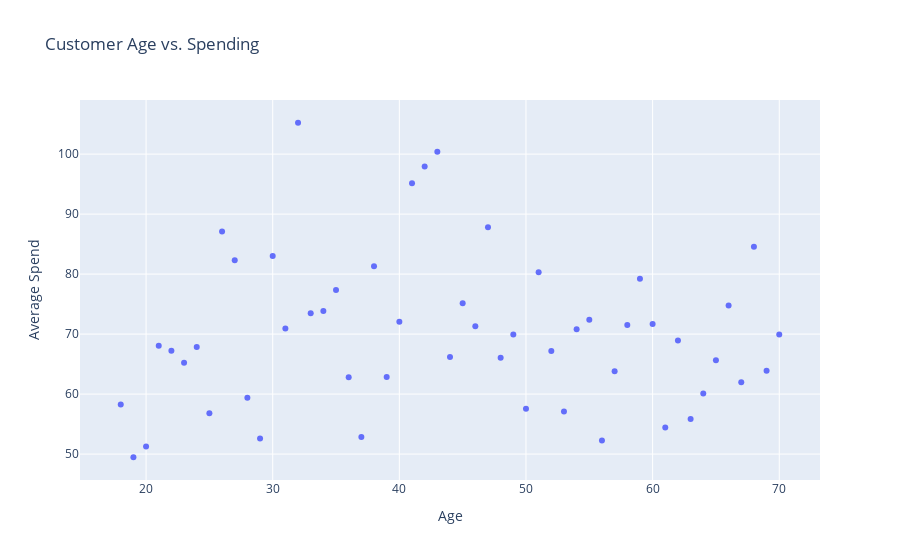

Notebook code cell kept with this figure:
### Code cell
# 6. Age Group with Highest Spending
age_spending = df.groupby('customer_age')['total_sales'].mean().reset_index()
fig7 = px.scatter(age_spending, x='customer_age', y='total_sales', title='Customer Age vs. Spending', labels={'customer_age': 'Age', 'total_sales': 'Average Spend'})
fig7.show()

### Figure 1 — Plotly figure (JSON) as saved in the notebook; plotly's stock layout.template omitted (floating-point values rounded to 4 significant figures)
{"data": [{"hovertemplate": "Age=%{x}<br>Average Spend=%{y}<extra></extra>", "legendgroup": "", "marker": {"color": "#636efa", "symbol": "circle"}, "mode": "markers", "name": "", "orientation": "v", "showlegend": false, "type": "scatter", "x": [18, 19, 20, 21, 22, 23, 24, 25, 26, 27, 28, 29, 30, 31, 32, 33, 34, 35, 36, 37, 38, 39, 40, 41, 42, 43, 44, 45, 46, 47, 48, 49, 50, 51, 52, 53, 54, 55, 56, 57, 58, 59, 60, 61, 62, 63, 64, 65, 66, 67, 68, 69, 70], "xaxis": "x", "y": [58.27, 49.47, 51.28, 68.07, 67.22, 65.21, 67.85, 56.82, 87.12, 82.32, 59.38, 52.59, 83.0, 70.92, 105.2, 73.46, 73.86, 77.37, 62.81, 52.85, 81.33, 62.86, 72.06, 95.15, 97.93, 100.4, 66.19, 75.15, 71.32, 87.79, 66.07, 69.93, 57.56, 80.3, 67.19, 57.1, 70.79, 72.37, 52.26, 63.83, 71.53, 79.24, 71.68, 54.45, 68.95, 55.83, 60.1, 65.65, 74.76, 61.98, 84.58, 63.9, 69.93], "yaxis": "y"}], "layout": {"legend": {"tracegroupgap": 0}, "title": {"text": "Customer Age vs. Spending"}, "xaxis": {"anchor": "y", "domain": [0, 1], "title": {"text": "Age"}}, "yaxis": {"anchor": "x", "domain": [0, 1], "title": {"text": "Average Spend"}}}}
